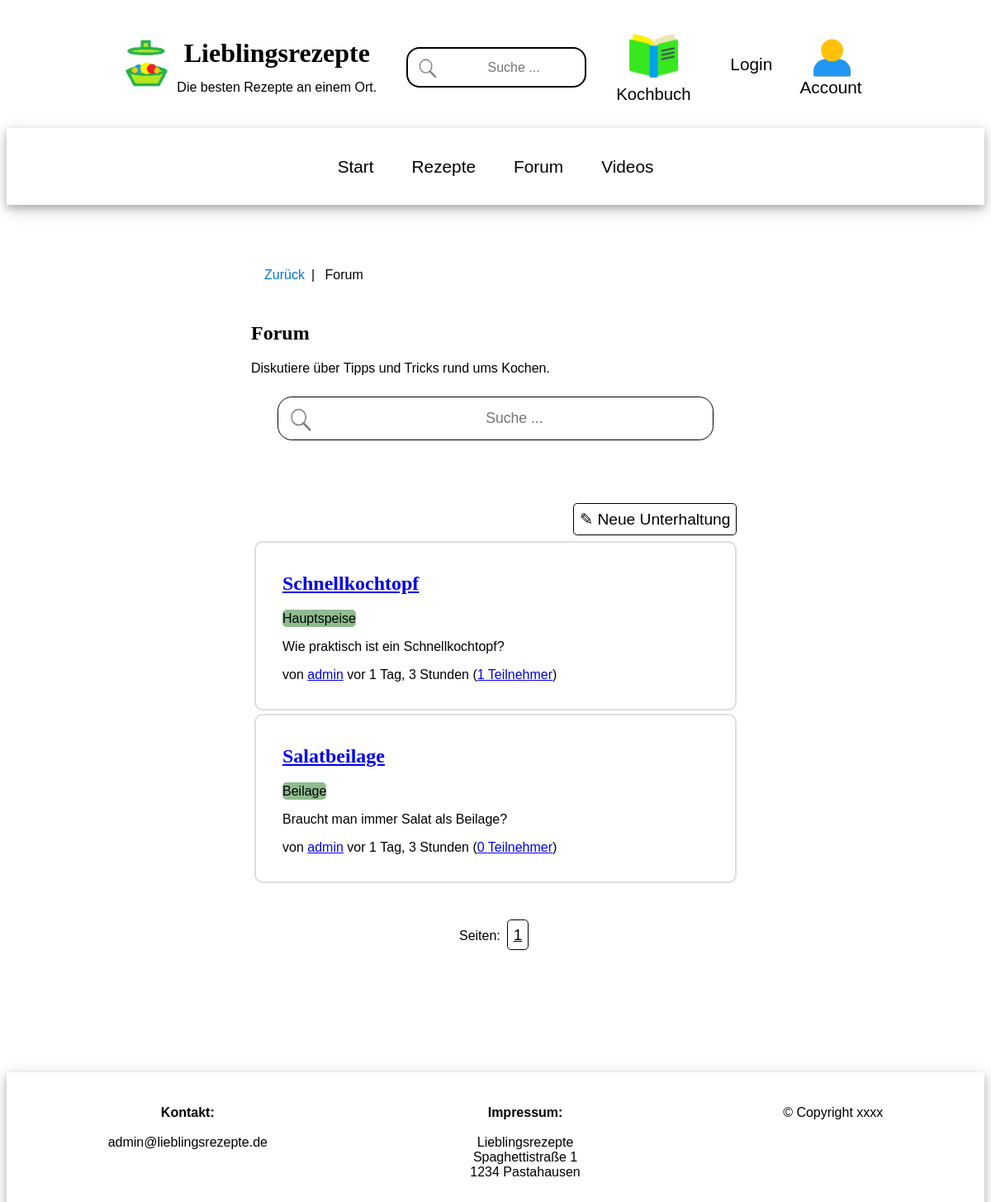
The app's page /forum/rooms with its own data.
### forum_app/models.py (models this page shows, shortened)
class Room(models.Model):
    host = models.ForeignKey(User, on_delete=models.SET_NULL, null=True)
    topic = models.ForeignKey(Topic, on_delete=models.SET_NULL, null=True)
    name = models.CharField(max_length=200)
    description = models.TextField(null=True, blank=True)
    participants = models.ManyToManyField(
        User, related_name='participants', blank=True)
    updated = models.DateTimeField(auto_now=True)
    created = models.DateTimeField(auto_now_add=True)
    class Meta:
        ordering = ['-updated', '-created']

### recipes_app/models.py (models this page shows, shortened)
class Topic(models.Model):
    name = models.CharField(max_length=200, unique=True)
    class Meta:
        ordering = ['name']

### user_app/models.py (models this page shows)
class User(AbstractUser):
    name = models.CharField(max_length=200, null=True)
    email = models.EmailField(unique=True, null=True)
    biography = models.TextField(null=True)
    user_image = models.ImageField(null=True, default="users/avatar.jpg", upload_to="users")
    updated = models.DateTimeField(auto_now=True)
    created = models.DateTimeField(auto_now_add=True)
    USERNAME_FIELD = 'email'
    REQUIRED_FIELDS = ['username']

### forum_app/views.py (the view)
# urls.py: path('rooms', views.rooms, name="rooms"),
def rooms(request):
    q = request.GET.get('q') if request.GET.get('q') != None else ''
    pgNr = int(request.GET.get('pgNr')) if request.GET.get('pgNr') is not None else 0
    rooms = Room.objects.filter(
        Q(topic__name__icontains=q) |
        Q(name__icontains=q) |
        Q(description__icontains=q)
    )
    room_count = rooms.count()
    pgShow = 25
    page_size = max(min(int(pgShow), 10), 200)
    page_choices = 10
    browser = Pagination(room_count, page_size, number_page_choices=page_choices)
    pgNr = browser.valid_page(pgNr)
    num_pages = browser.number_of_pages
    rooms_page = browser.get_items_for_page(rooms, pgNr)
    browser_context = browser.make_page_browser(pgNr)
    context = {'rooms': rooms_page,
               'room_count': room_count,
               }
    context.update(browser_context)
    return render(request, 'forum_app/rooms.html', context)

### forum_app/pagination.py (called while the page is built)
    def valid_page(self, page_index: int):
        if self.number_of_pages <= 0:
            return 0
        return min(max(0, page_index), self.number_of_pages - 1)

    def get_items_for_page(self, list_of_items, page_index: int):
        if self.number_of_pages <= 0:
            return []
        return list_of_items[page_index*self.items_per_page:(page_index+1)*self.items_per_page]

### forum_app/templates/forum_app/rooms.html (shortened to what this page needs)
{% extends 'main.html' %}
{% block content %}
<div class="main-container">
    <div class="main-middle-column">
        <ul class="breadcrumb">
          <li><a href="{{request.META.HTTP_REFERER}}">Zurück</a></li>
          <li>Forum</li>
        </ul>
        <div class="card">
            <h2>Forum</h2>
            <p>Diskutiere über Tipps und Tricks rund ums Kochen.</p>
            <search>
                <form method="GET" action="{% url 'rooms' %}">
                      <input type="text" name="q" placeholder="Suche ..."
                      />
                </form>
            </search>
        </div>
        <div style="text-align: right;">
             <a href="{% url 'create-room' %}" class="button-like">&#9998; Neue Unterhaltung </a>
        </div>
    {% for room in rooms %}
    <div class="room-container">
        <div>
            <a href="{% url 'room' room.id %}"><h2>{{room.name}}</h2></a>
            <p><span class="span_green">{{room.topic.name}}</span></p>
            <p>{{room.description}}</p>
        </div>
        <div>
            <p>
                von
                <a href="{% url 'user-profile' room.host.id %}"><span>{{room.host.username}}</span></a>
                vor
                <span>{{room.created|timesince}}</span>
                (<a href="{% url 'room' room.id %}" >{{room.participants.all.count}} Teilnehmer</a>)
            </p>
        </div>
    </div>
    {% endfor %}
    <div class="card">
        <div class="grid-option" style="text-align:center;">
        <form method="GET" action="">
            Seiten:
            <span class="button-display"><u>{{page_browser_current_index|add:"1"}}</u></span>
        </form>
        </div>
    </div>
    </div>
</div>
{% endblock content %}

### static/styles/main.css (style rules this page uses)
* { box-sizing: border-box; }
body { font-family: Verdana, sans-serif; font-size: 16px; background-color: white; }
h1, h2, h3, h4, h5, h6 { font-family: Georgia, serif; }
.main-container { display: flex; flex-flow: row wrap; justify-content: center; width: 100%; clear: after; margin-top: 1.25em; }
.main-middle-column { width: 50%; max-width: 200em; margin: 2em; }
.card { box-sizing: border-box; background-color: white; border-radius: 10px; border-style: none; margin-top: 2.5em; margin-bottom: 4em; }
.card search { text-align: center; }
.card search input[type=text] { box-sizing: border-box; display: inline-block; vertical-align: middle; font-size: 1.1em; width: 30em; max-width: 100%; height: 3em; border-style: solid; border-radius: 1em 1em 1em 1em; border-width: 0.1em; border-color: black; text-align: center; padding: 0.4em 0.4em 0.4em 3em; margin: 0.5em; background-image: url('/static/icons/searchicon.png'); background-position: 0.7em 0.7em; background-repeat: no-repeat; background-size: 1.75em 1.75em; }
.grid-option { margin: 1em; }
button, input[type=submit], input[type=url], textarea, input[type=password], input[type=email], input[type=number], input[type=text], select, .button-like, .button-display { background-color: white; display: inline-block; padding: 0.35em; border: solid; font-size: 1.2em; border-width: 0.1em; border-radius: 0.25em; margin: 0.2em; border-color: black; text-decoration: none; color: blacK; }
.room-container { background-color: white; padding: 1em 1em 1em 2em; border-radius: 10px; border-style: solid; border-width: 0.15em; border-color: #ddd; margin: 0.25em; }
ul.breadcrumb { padding: 0.5em 1em; list-style: none; background-color: white; }
ul.breadcrumb li { display: inline; font-size: 1em; }
ul.breadcrumb li:first-child:after { padding: 0.5em; color: black; content: "|"; }
ul.breadcrumb li a { color: #0275d8; text-decoration: none; }

### forum_app/templates/forum_app/rooms.html (style rules this page uses)
.span_green { background-color:#8FBC8F; border-radius: 5px; padding-bottom: 2px; padding-top: 2px; }

### records on screen
Room: name "Schnellkochtopf", topic.name "Hauptspeise", description "Wie praktisch ist ein Schnellkochtopf?", host.username "admin", created "1 Tag, 3 Stunden", participants.all.count "1"
Room: name "Salatbeilage", topic.name "Beilage", description "Braucht man immer Salat als Beilage?", host.username "admin", created "1 Tag, 3 Stunden", participants.all.count "0"

### other values on screen
{{ page_browser_current_index|add:"1" }} "1"
